Frame 1 (no input): blank canvas, image omitted
Frame 60 (the mouse pressed at the canvas centre just before this capture): blank canvas, image omitted
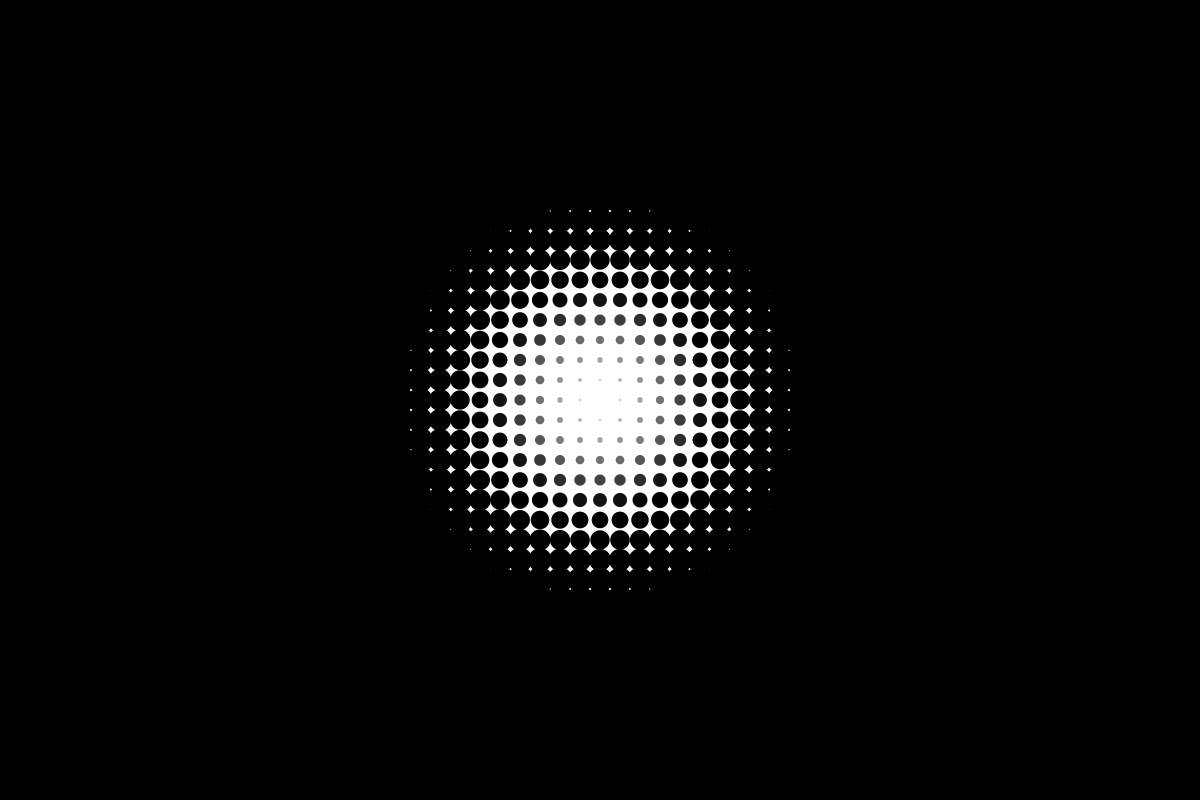
Frame 120 (the mouse held since frame 60 and released just before this capture)

The Processing sketch whose frames 1 and 60 were blank and that drew this single picture after the mouse press (run headless with seeded random() and noise(); from frame 60 on, the mouse is pressed at the canvas centre):

// Processing sketch: interactiveBackground
// ── interactiveBackground.pde


ArrayList<Ball> balls;
int scl = 20;
float max_distance;
float zoff;
void setup() {
  size(1200, 800);
  balls = new ArrayList<Ball>();
  max_distance = dist(0, 0, width, height);
  for (int i = 0; i < width + scl; i+= scl) {
    for (int j = 0; j < height + scl; j+= scl) {
      PVector pos = new PVector(i, j);
      balls.add(new Ball(pos, 100));
    }
  }
  
}

PVector target;
void draw() {
  background(255);
  target = new PVector(mouseX, mouseY);
 
  for (Ball b: balls) {
    b.show();
    b.changeRadius(target);
  }
  
  zoff += 0.01;
  
}


class Ball {
  PVector pos;
  float r;

  Ball(PVector position, float radius) {
    pos = position;
    r = radius;
    
  }

  void show() {
    float hue = map(r, 0, 15, 0, 255);
    fill(0, hue);
    noStroke();
    ellipse(pos.x, pos.y, r, r);
  }

  void changeRadius(PVector target) {
    float d = dist(target.x, target.y,pos.x , pos.y);
    if (mousePressed){
      r = map(d * scl / 2, 0, max_distance, 0, scl);
    }
    //r = noise((d/max_distance) / 200, d/max_distance * 200, zoff)* 50;
    if (r > scl + 10) {
      r = scl + 10;
    }
    
  }
}
